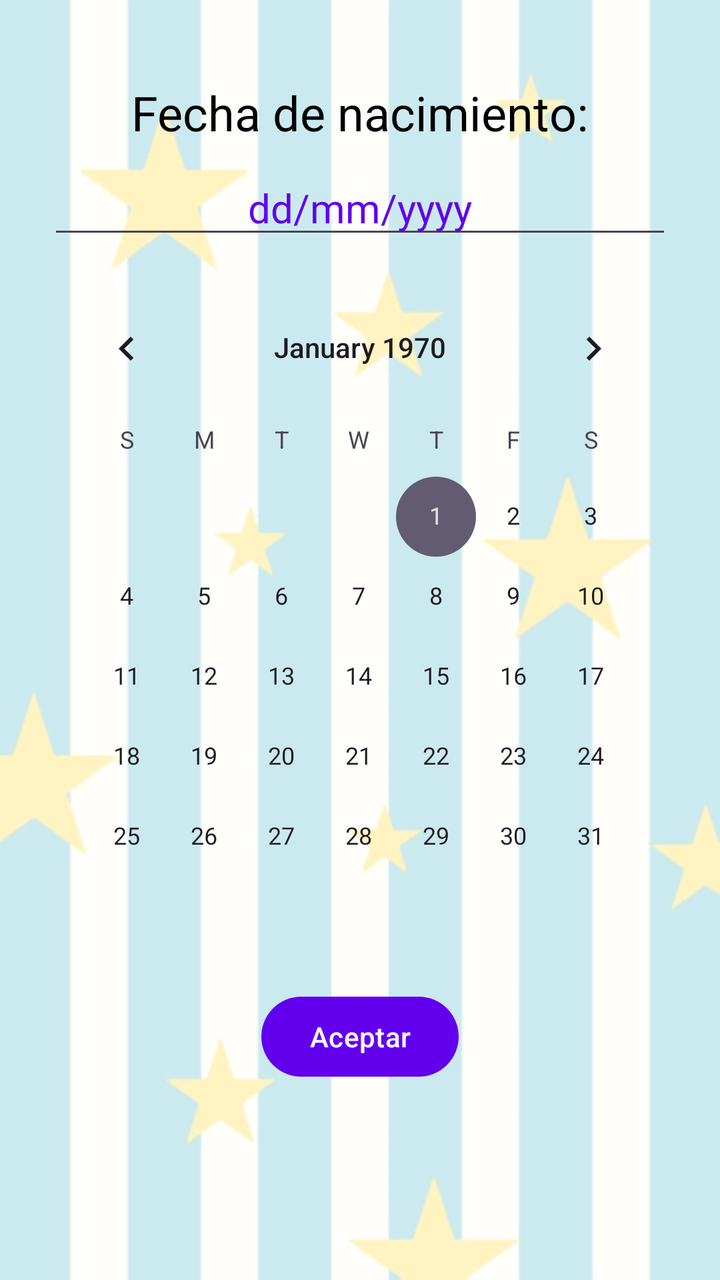
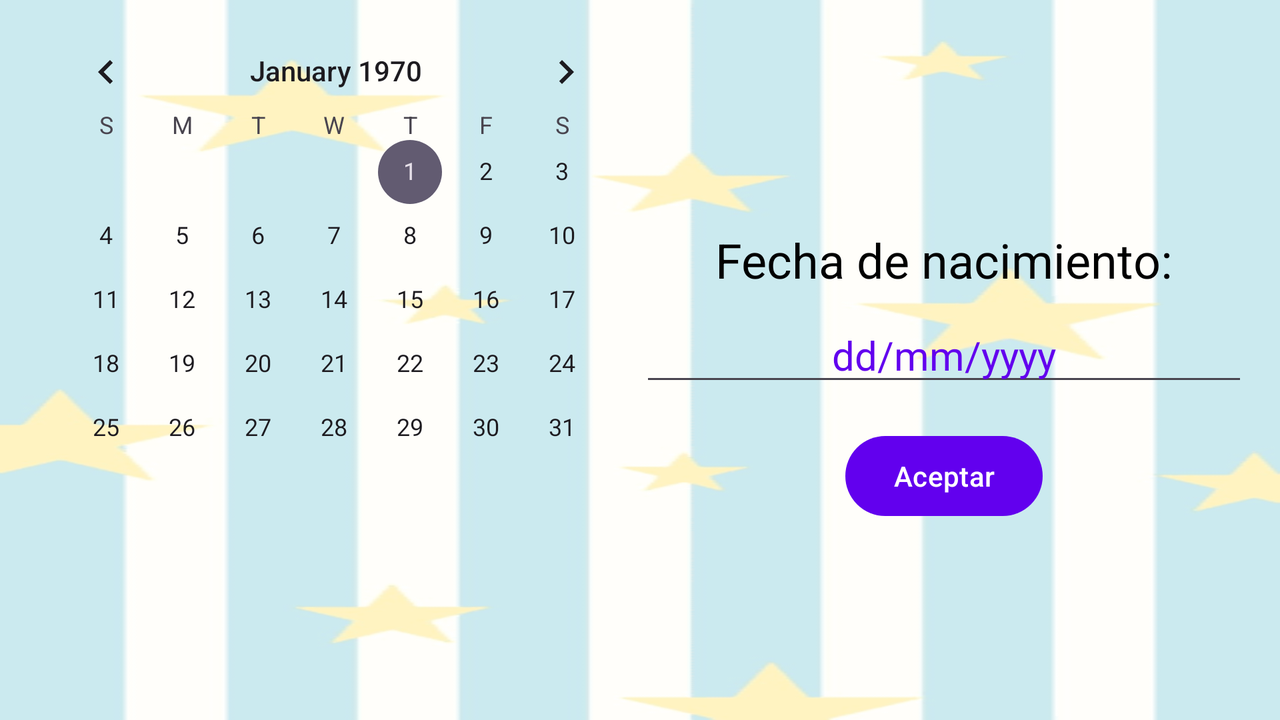

The same Android screen from two of the app's own layout files: first res/layout/ as a phone draws it, then the repository's variant for another configuration, drawn on a device whose configuration selects that folder. Both files follow.
<!-- AndroidManifest.xml: application theme Theme.MyZodiac -->
<!-- res/layout/activity_main.xml -->
<?xml version="1.0" encoding="utf-8"?>
<LinearLayout xmlns:android="http://schemas.android.com/apk/res/android"
    xmlns:tools="http://schemas.android.com/tools"
    android:id="@+id/main"
    android:layout_width="match_parent"
    android:layout_height="match_parent"
    android:background="@drawable/img"
    android:gravity="center_horizontal"
    android:orientation="vertical"
    android:padding="24dp"
    tools:context=".MainActivity">

    <TextView
        style="@style/EstiloTitulo"
        android:layout_width="wrap_content"
        android:layout_height="wrap_content"
        android:text="@string/fecha_nacimiento" />

    <EditText
        android:id="@+id/etFecha"
        style="@style/EstiloCampo"
        android:layout_width="match_parent"
        android:layout_height="wrap_content"
        android:hint="@string/hint_fecha"
        android:importantForAutofill="no" />

    <CalendarView
        android:id="@+id/calendario"
        android:layout_width="match_parent"
        android:layout_height="wrap_content"
        android:layout_marginTop="16dp" />

    <Button
        android:id="@+id/btnCalcular"
        style="@style/EstiloBoton"
        android:layout_width="wrap_content"
        android:layout_height="wrap_content"
        android:text="@string/aceptar" />
</LinearLayout>
<!-- resources referenced by this layout -->
<resources>
  <!-- drawable img: png bitmap (drawable, 33095 bytes) -->
  <string name="aceptar">Aceptar</string>
  <string name="fecha_nacimiento">Fecha de nacimiento:</string>
  <string name="hint_fecha">dd/mm/yyyy</string>
  <style name="EstiloBoton" parent="Widget.Material3.Button">
          <item name="backgroundTint">@color/primario</item>
          <item name="android:textColor">@color/blanco</item>
          <item name="android:layout_marginTop">16dp</item>
      </style>
  <style name="EstiloCampo" parent="Widget.AppCompat.EditText">
          <item name="android:textColor">@color/texto</item>
          <item name="android:textColorHint">@color/primario</item>
          <item name="android:gravity">center</item>
          <item name="android:textSize">20sp</item>
          <item name="android:inputType">date</item>
          <item name="android:maxLength">10</item>
      </style>
  <style name="EstiloTitulo" parent="TextAppearance.Material3.HeadlineSmall">
          <item name="android:textColor">@color/texto</item>
          <item name="android:gravity">center</item>
          <item name="android:layout_marginTop">16dp</item>
          <item name="android:layout_marginBottom">8dp</item>
      </style>
  <style name="Theme.MyZodiac" parent="Base.Theme.MyZodiac" />
  <color name="primario">#6200EE</color>
  <color name="blanco">#FFFFFFFF</color>
  <color name="texto">#000000</color>
  <style name="Base.Theme.MyZodiac" parent="Theme.Material3.Light.NoActionBar">
          <item name="colorPrimary">@color/primario</item>
          <item name="colorPrimaryDark">@color/primario_oscuro</item>
          <item name="colorOnPrimary">@color/blanco</item>
          <item name="android:windowBackground">@color/fondo</item>
          <item name="android:statusBarColor">@color/primario_oscuro</item>
      </style>
  <color name="primario_oscuro">#3700B3</color>
  <color name="fondo">#FFFFFF</color>
</resources>
<!-- res/layout-land/activity_main.xml (the repository's variant of the layout above) -->
<!-- drawn on the phone turned sideways -->
<?xml version="1.0" encoding="utf-8"?>
<LinearLayout xmlns:android="http://schemas.android.com/apk/res/android"
    xmlns:tools="http://schemas.android.com/tools"
    android:id="@+id/main"
    android:layout_width="match_parent"
    android:layout_height="match_parent"
    android:background="@drawable/img"
    android:baselineAligned="false"
    android:orientation="horizontal"
    android:padding="16dp"
    tools:context=".MainActivity">

    <CalendarView
        android:id="@+id/calendario"
        android:layout_width="0dp"
        android:layout_height="match_parent"
        android:layout_weight="1" />

    <LinearLayout
        android:layout_width="0dp"
        android:layout_height="match_parent"
        android:layout_weight="1"
        android:gravity="center"
        android:orientation="vertical">

        <TextView
            style="@style/EstiloTitulo"
            android:layout_width="wrap_content"
            android:layout_height="wrap_content"
            android:text="@string/fecha_nacimiento" />

        <EditText
            android:id="@+id/etFecha"
            style="@style/EstiloCampo"
            android:layout_width="match_parent"
            android:layout_height="wrap_content"
            android:hint="@string/hint_fecha"
            android:importantForAutofill="no" />

        <Button
            android:id="@+id/btnCalcular"
            style="@style/EstiloBoton"
            android:layout_width="wrap_content"
            android:layout_height="wrap_content"
            android:text="@string/aceptar" />
    </LinearLayout>
</LinearLayout>
